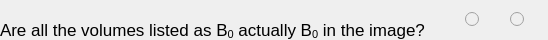
<?xml version="1.0" encoding="UTF-8"?>
<ui version="4.0">
 <class>dwiRawQuestionWidget</class>
 <widget class="QWidget" name="dwiRawQuestionWidget">
  <property name="geometry">
   <rect>
    <x>0</x>
    <y>0</y>
    <width>471</width>
    <height>37</height>
   </rect>
  </property>
  <property name="sizePolicy">
   <sizepolicy hsizetype="Minimum" vsizetype="Minimum">
    <horstretch>0</horstretch>
    <verstretch>0</verstretch>
   </sizepolicy>
  </property>
  <property name="windowTitle">
   <string>Form</string>
  </property>
  <layout class="QHBoxLayout" name="horizontalLayout">
   <property name="spacing">
    <number>0</number>
   </property>
   <property name="margin">
    <number>0</number>
   </property>
   <item>
    <widget class="QLabel" name="questionTextLabel">
     <property name="text">
      <string>&lt;!DOCTYPE HTML PUBLIC &quot;-//W3C//DTD HTML 4.0//EN&quot; &quot;http://www.w3.org/TR/REC-html40/strict.dtd&quot;&gt;
&lt;html&gt;&lt;head&gt;&lt;meta name=&quot;qrichtext&quot; content=&quot;1&quot; /&gt;&lt;style type=&quot;text/css&quot;&gt;
p, li { white-space: pre-wrap; }
&lt;/style&gt;&lt;/head&gt;&lt;body style=&quot; font-family:'Lucida Grande'; font-size:13pt; font-weight:400; font-style:normal;&quot;&gt;
&lt;p style=&quot; margin-top:0px; margin-bottom:0px; margin-left:0px; margin-right:0px; -qt-block-indent:0; text-indent:0px;&quot;&gt;  &lt;/p&gt;
&lt;p style=&quot; margin-top:0px; margin-bottom:0px; margin-left:0px; margin-right:0px; -qt-block-indent:0; text-indent:0px;&quot;&gt;Are all the volumes listed as B&lt;span style=&quot; vertical-align:sub;&quot;&gt;0&lt;/span&gt; actually B&lt;span style=&quot; vertical-align:sub;&quot;&gt;0&lt;/span&gt; in the image?  &lt;/p&gt;&lt;/body&gt;&lt;/html&gt;</string>
     </property>
     <property name="textFormat">
      <enum>Qt::RichText</enum>
     </property>
    </widget>
   </item>
   <item>
    <spacer name="imageHSpacer">
     <property name="orientation">
      <enum>Qt::Horizontal</enum>
     </property>
     <property name="sizeType">
      <enum>QSizePolicy::MinimumExpanding</enum>
     </property>
     <property name="sizeHint" stdset="0">
      <size>
       <width>30</width>
       <height>1</height>
      </size>
     </property>
    </spacer>
   </item>
   <item>
    <widget class="QWidget" name="radioWidget" native="true">
     <property name="enabled">
      <bool>false</bool>
     </property>
     <property name="sizePolicy">
      <sizepolicy hsizetype="Minimum" vsizetype="Fixed">
       <horstretch>0</horstretch>
       <verstretch>0</verstretch>
      </sizepolicy>
     </property>
     <layout class="QHBoxLayout" name="horizontalLayout_3">
      <property name="spacing">
       <number>0</number>
      </property>
      <property name="margin">
       <number>0</number>
      </property>
      <item>
       <widget class="QRadioButton" name="yesButton">
        <property name="enabled">
         <bool>false</bool>
        </property>
        <property name="sizePolicy">
         <sizepolicy hsizetype="Fixed" vsizetype="Fixed">
          <horstretch>0</horstretch>
          <verstretch>0</verstretch>
         </sizepolicy>
        </property>
        <property name="minimumSize">
         <size>
          <width>25</width>
          <height>25</height>
         </size>
        </property>
        <property name="focusPolicy">
         <enum>Qt::NoFocus</enum>
        </property>
        <property name="toolTip">
         <string>z</string>
        </property>
        <property name="text">
         <string notr="true"/>
        </property>
        <property name="shortcut">
         <string>Z</string>
        </property>
       </widget>
      </item>
      <item>
       <spacer name="radioHSpacer">
        <property name="orientation">
         <enum>Qt::Horizontal</enum>
        </property>
        <property name="sizeType">
         <enum>QSizePolicy::Fixed</enum>
        </property>
        <property name="sizeHint" stdset="0">
         <size>
          <width>20</width>
          <height>1</height>
         </size>
        </property>
       </spacer>
      </item>
      <item>
       <widget class="QRadioButton" name="noButton">
        <property name="enabled">
         <bool>false</bool>
        </property>
        <property name="sizePolicy">
         <sizepolicy hsizetype="Fixed" vsizetype="Fixed">
          <horstretch>0</horstretch>
          <verstretch>0</verstretch>
         </sizepolicy>
        </property>
        <property name="minimumSize">
         <size>
          <width>25</width>
          <height>25</height>
         </size>
        </property>
        <property name="focusPolicy">
         <enum>Qt::NoFocus</enum>
        </property>
        <property name="toolTip">
         <string>x</string>
        </property>
        <property name="text">
         <string/>
        </property>
        <property name="shortcut">
         <string>X</string>
        </property>
       </widget>
      </item>
      <item>
       <spacer name="rightHSpacer">
        <property name="orientation">
         <enum>Qt::Horizontal</enum>
        </property>
        <property name="sizeType">
         <enum>QSizePolicy::Fixed</enum>
        </property>
        <property name="sizeHint" stdset="0">
         <size>
          <width>13</width>
          <height>1</height>
         </size>
        </property>
       </spacer>
      </item>
     </layout>
    </widget>
   </item>
  </layout>
 </widget>
 <resources/>
 <connections/>
</ui>
